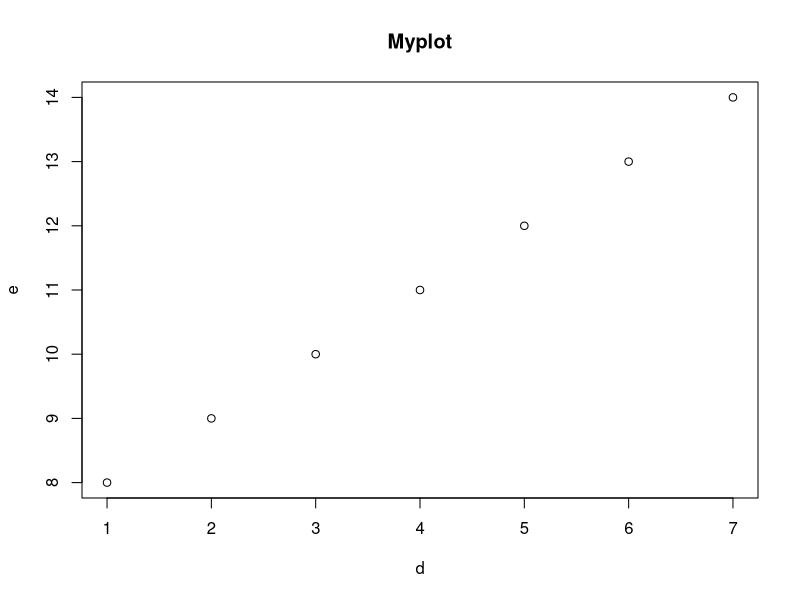

Here is the R script that generated this plot:
### This is a first code file for RbootCamp2018

#load packages
library(ggplot2)
library(dplyr)


#variable assignment
a = 25
b <-25
c<- a+b
print(c)

#define arrays

d=c(1,2,3,4,5,6,7)
e=8:14
f="Myplot"

#plot example
plot(d,e,main=f)

